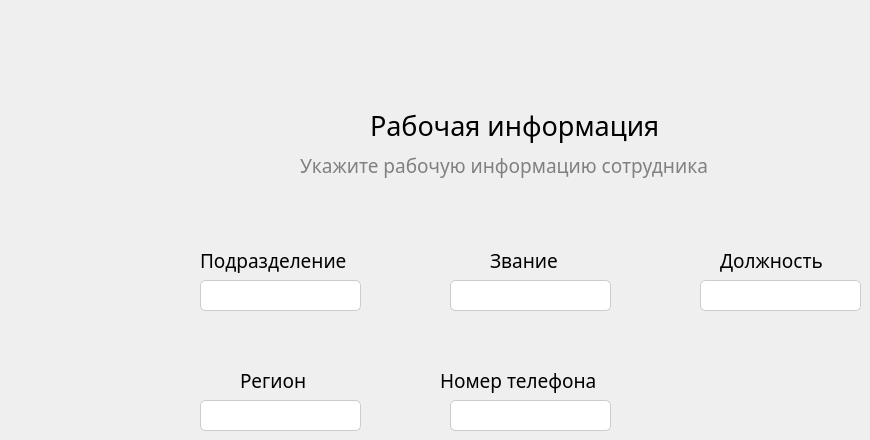
    <widget class="QWidget" name="widget_4">
     <widget class="QLabel" name="label_85">
      <property name="geometry">
       <rect>
        <x>25</x>
        <y>95</y>
        <width>21</width>
        <height>20</height>
       </rect>
      </property>
      <property name="text">
       <string/>
      </property>
      <property name="pixmap">
       <pixmap>icons/ellipsis.png</pixmap>
      </property>
      <property name="scaledContents">
       <bool>true</bool>
      </property>
     </widget>
     <widget class="QLabel" name="label_86">
      <property name="geometry">
       <rect>
        <x>25</x>
        <y>135</y>
        <width>21</width>
        <height>20</height>
       </rect>
      </property>
      <property name="text">
       <string/>
      </property>
      <property name="pixmap">
       <pixmap>icons/check.png</pixmap>
      </property>
      <property name="scaledContents">
       <bool>true</bool>
      </property>
     </widget>
     <widget class="QLabel" name="label_87">
      <property name="geometry">
       <rect>
        <x>240</x>
        <y>40</y>
        <width>581</width>
        <height>55</height>
       </rect>
      </property>
      <property name="text">
       <string/>
      </property>
      <property name="pixmap">
       <pixmap>icons/Step4.PNG</pixmap>
      </property>
      <property name="scaledContents">
       <bool>true</bool>
      </property>
     </widget>
     <widget class="QLabel" name="label_88">
      <property name="geometry">
       <rect>
        <x>370</x>
        <y>100</y>
        <width>311</width>
        <height>51</height>
       </rect>
      </property>
      <property name="font">
       <font>
        <family>Comfortaa</family>
        <pointsize>20</pointsize>
        <bold>false</bold>
       </font>
      </property>
      <property name="styleSheet">
       <string notr="true">background-color: none;
</string>
      </property>
      <property name="text">
       <string>Рабочая информация</string>
      </property>
     </widget>
     <widget class="QLabel" name="label_89">
      <property name="geometry">
       <rect>
        <x>300</x>
        <y>140</y>
        <width>471</width>
        <height>51</height>
       </rect>
      </property>
      <property name="font">
       <font>
        <family>Comfortaa</family>
        <pointsize>14</pointsize>
        <bold>false</bold>
       </font>
      </property>
      <property name="styleSheet">
       <string notr="true">background-color: none;
color: grey;</string>
      </property>
      <property name="text">
       <string>Укажите рабочую информацию сотрудника</string>
      </property>
     </widget>
     <widget class="QLineEdit" name="lineEdit_31">
      <property name="geometry">
       <rect>
        <x>200</x>
        <y>280</y>
        <width>161</width>
        <height>31</height>
       </rect>
      </property>
      <property name="font">
       <font>
        <family>Comfortaa</family>
        <pointsize>11</pointsize>
       </font>
      </property>
      <property name="styleSheet">
       <string notr="true">QLineEdit {
    border: 1px solid #ccc;
    border-radius: 8px;
    padding: 2px;
    background-color: white;
}

QLineEdit:hover {
    border: 1px solid #0A74F0; /* Измените цвет рамки при наведении, если нужно */
}

QLineEdit:focus {
    border: 1px solid #0A74F0; /* Измените цвет рамки при фокусе, если нужно */
}

QLineEdit {
    background-color: white;
}

QLineEdit::hover {
    border: 1px solid #0A74F0; /* Измените цвет рамки при наведении, если нужно */
}

QLineEdit::focus {
    border: 1px solid #0A74F0; /* Измените цвет рамки при фокусе, если нужно */
}

QLineEdit {
    border: 1px solid #ccc;
    border-radius: 5px;
    padding: 2px;
    background-color: white;
    box-shadow: 2px 2px 5px #0A74F0;
}
</string>
      </property>
     </widget>
     <widget class="QLabel" name="label_90">
      <property name="geometry">
       <rect>
        <x>200</x>
        <y>240</y>
        <width>171</width>
        <height>41</height>
       </rect>
      </property>
      <property name="font">
       <font>
        <family>Comfortaa</family>
        <pointsize>14</pointsize>
       </font>
      </property>
      <property name="text">
       <string>Подразделение</string>
      </property>
     </widget>
     <widget class="QLineEdit" name="lineEdit_32">
      <property name="geometry">
       <rect>
        <x>450</x>
        <y>280</y>
        <width>161</width>
        <height>31</height>
       </rect>
      </property>
      <property name="font">
       <font>
        <family>Comfortaa</family>
        <pointsize>11</pointsize>
       </font>
      </property>
      <property name="styleSheet">
       <string notr="true">QLineEdit {
    border: 1px solid #ccc;
    border-radius: 8px;
    padding: 2px;
    background-color: white;
}

QLineEdit:hover {
    border: 1px solid #0A74F0; /* Измените цвет рамки при наведении, если нужно */
}

QLineEdit:focus {
    border: 1px solid #0A74F0; /* Измените цвет рамки при фокусе, если нужно */
}

QLineEdit {
    background-color: white;
}

QLineEdit::hover {
    border: 1px solid #0A74F0; /* Измените цвет рамки при наведении, если нужно */
}

QLineEdit::focus {
    border: 1px solid #0A74F0; /* Измените цвет рамки при фокусе, если нужно */
}

QLineEdit {
    border: 1px solid #ccc;
    border-radius: 5px;
    padding: 2px;
    background-color: white;
    box-shadow: 2px 2px 5px #0A74F0;
}
</string>
      </property>
     </widget>
     <widget class="QLabel" name="label_91">
      <property name="geometry">
       <rect>
        <x>490</x>
        <y>240</y>
        <width>81</width>
        <height>41</height>
       </rect>
      </property>
      <property name="font">
       <font>
        <family>Comfortaa</family>
        <pointsize>14</pointsize>
       </font>
      </property>
      <property name="text">
       <string>Звание</string>
      </property>
     </widget>
     <widget class="QLineEdit" name="lineEdit_33">
      <property name="geometry">
       <rect>
        <x>700</x>
        <y>280</y>
        <width>161</width>
        <height>31</height>
       </rect>
      </property>
      <property name="font">
       <font>
        <family>Comfortaa</family>
        <pointsize>11</pointsize>
       </font>
      </property>
      <property name="styleSheet">
       <string notr="true">QLineEdit {
    border: 1px solid #ccc;
    border-radius: 8px;
    padding: 2px;
    background-color: white;
}

QLineEdit:hover {
    border: 1px solid #0A74F0; /* Измените цвет рамки при наведении, если нужно */
}

QLineEdit:focus {
    border: 1px solid #0A74F0; /* Измените цвет рамки при фокусе, если нужно */
}

QLineEdit {
    background-color: white;
}

QLineEdit::hover {
    border: 1px solid #0A74F0; /* Измените цвет рамки при наведении, если нужно */
}

QLineEdit::focus {
    border: 1px solid #0A74F0; /* Измените цвет рамки при фокусе, если нужно */
}

QLineEdit {
    border: 1px solid #ccc;
    border-radius: 5px;
    padding: 2px;
    background-color: white;
    box-shadow: 2px 2px 5px #0A74F0;
}
</string>
      </property>
     </widget>
     <widget class="QLabel" name="label_92">
      <property name="geometry">
       <rect>
        <x>720</x>
        <y>240</y>
        <width>131</width>
        <height>41</height>
       </rect>
      </property>
      <property name="font">
       <font>
        <family>Comfortaa</family>
        <pointsize>14</pointsize>
       </font>
      </property>
      <property name="text">
       <string>Должность</string>
      </property>
     </widget>
     <widget class="QLineEdit" name="lineEdit_34">
      <property name="geometry">
       <rect>
        <x>200</x>
        <y>400</y>
        <width>161</width>
        <height>31</height>
       </rect>
      </property>
      <property name="font">
       <font>
        <family>Comfortaa</family>
        <pointsize>11</pointsize>
       </font>
      </property>
      <property name="styleSheet">
       <string notr="true">QLineEdit {
    border: 1px solid #ccc;
    border-radius: 8px;
    padding: 2px;
    background-color: white;
}

QLineEdit:hover {
    border: 1px solid #0A74F0; /* Измените цвет рамки при наведении, если нужно */
}

QLineEdit:focus {
    border: 1px solid #0A74F0; /* Измените цвет рамки при фокусе, если нужно */
}

QLineEdit {
    background-color: white;
}

QLineEdit::hover {
    border: 1px solid #0A74F0; /* Измените цвет рамки при наведении, если нужно */
}

QLineEdit::focus {
    border: 1px solid #0A74F0; /* Измените цвет рамки при фокусе, если нужно */
}

QLineEdit {
    border: 1px solid #ccc;
    border-radius: 5px;
    padding: 2px;
    background-color: white;
    box-shadow: 2px 2px 5px #0A74F0;
}
</string>
      </property>
     </widget>
     <widget class="QLabel" name="label_93">
      <property name="geometry">
       <rect>
        <x>240</x>
        <y>360</y>
        <width>81</width>
        <height>41</height>
       </rect>
      </property>
      <property name="font">
       <font>
        <family>Comfortaa</family>
        <pointsize>14</pointsize>
       </font>
      </property>
      <property name="text">
       <string>Регион</string>
      </property>
     </widget>
     <widget class="QLineEdit" name="lineEdit_35">
      <property name="geometry">
       <rect>
        <x>450</x>
        <y>400</y>
        <width>161</width>
        <height>31</height>
       </rect>
      </property>
      <property name="font">
       <font>
        <family>Comfortaa</family>
        <pointsize>11</pointsize>
       </font>
      </property>
      <property name="styleSheet">
       <string notr="true">QLineEdit {
    border: 1px solid #ccc;
    border-radius: 8px;
    padding: 2px;
    background-color: white;
}

QLineEdit:hover {
    border: 1px solid #0A74F0; /* Измените цвет рамки при наведении, если нужно */
}

QLineEdit:focus {
    border: 1px solid #0A74F0; /* Измените цвет рамки при фокусе, если нужно */
}

QLineEdit {
    background-color: white;
}

QLineEdit::hover {
    border: 1px solid #0A74F0; /* Измените цвет рамки при наведении, если нужно */
}

QLineEdit::focus {
    border: 1px solid #0A74F0; /* Измените цвет рамки при фокусе, если нужно */
}

QLineEdit {
    border: 1px solid #ccc;
    border-radius: 5px;
    padding: 2px;
    background-color: white;
    box-shadow: 2px 2px 5px #0A74F0;
}
</string>
      </property>
     </widget>
     <widget class="QLabel" name="label_94">
      <property name="geometry">
       <rect>
        <x>440</x>
        <y>360</y>
        <width>181</width>
        <height>41</height>
       </rect>
      </property>
      <property name="font">
       <font>
        <family>Comfortaa</family>
        <pointsize>14</pointsize>
       </font>
      </property>
      <property name="text">
       <string>Номер телефона</string>
      </property>
     </widget>
     <zorder>label_94</zorder>
     <zorder>label_93</zorder>
     <zorder>label_92</zorder>
     <zorder>label_90</zorder>
     <zorder>label_85</zorder>
     <zorder>label_86</zorder>
     <zorder>label_87</zorder>
     <zorder>label_88</zorder>
     <zorder>label_89</zorder>
     <zorder>lineEdit_31</zorder>
     <zorder>label_91</zorder>
     <zorder>lineEdit_32</zorder>
     <zorder>lineEdit_33</zorder>
     <zorder>lineEdit_34</zorder>
     <zorder>lineEdit_35</zorder>
    </widget>
